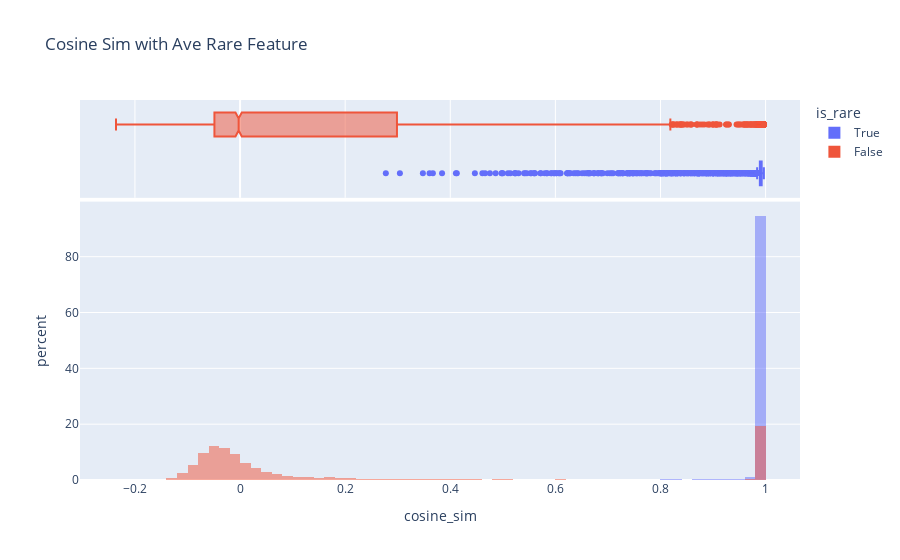

Notebook cell for this chart:
### Markdown cell above
We see that it's clearly bimodal! Let's define rare features as those with freq < 1e-4, and look at the cosine sim of each feature with the average rare feature - we see that almost all rare features correspond to this feature!

### Code cell
is_rare = freqs < 1e-4
rare_enc = encoder.W_enc[:, is_rare]
rare_mean = rare_enc.mean(-1)
px.histogram(utils.to_numpy(rare_mean @ encoder.W_enc / rare_mean.norm() / encoder.W_enc.norm(dim=0)), title="Cosine Sim with Ave Rare Feature", color=utils.to_numpy(is_rare), labels={"color": "is_rare", "count": "percent", "value": "cosine_sim"}, marginal="box", histnorm="percent", barmode='overlay')

### Figure 1 — Plotly figure (JSON) as saved in the notebook; plotly's stock layout.template omitted (floating-point values rounded to 4 significant figures; data arrays with more than 128 entries replaced by an {"elided": "..."} marker saying what was removed)
{"data": [{"alignmentgroup": "True", "bingroup": "x", "histnorm": "percent", "hovertemplate": "is_rare=True<br>cosine_sim=%{x}<br>percent=%{y}<extra></extra>", "legendgroup": "True", "marker": {"color": "#636efa", "opacity": 0.5, "pattern": {"shape": ""}}, "name": "True", "offsetgroup": "True", "orientation": "v", "showlegend": true, "type": "histogram", "x": {"elided": "8248 float values"}, "xaxis": "x", "yaxis": "y"}, {"alignmentgroup": "True", "hovertemplate": "is_rare=True<br>cosine_sim=%{x}<extra></extra>", "legendgroup": "True", "marker": {"color": "#636efa"}, "name": "True", "notched": true, "offsetgroup": "True", "showlegend": false, "type": "box", "x": {"elided": "8248 float values"}, "xaxis": "x2", "yaxis": "y2"}, {"alignmentgroup": "True", "bingroup": "x", "histnorm": "percent", "hovertemplate": "is_rare=False<br>cosine_sim=%{x}<br>percent=%{y}<extra></extra>", "legendgroup": "False", "marker": {"color": "#EF553B", "opacity": 0.5, "pattern": {"shape": ""}}, "name": "False", "offsetgroup": "False", "orientation": "v", "showlegend": true, "type": "histogram", "x": {"elided": "8136 float values"}, "xaxis": "x", "yaxis": "y"}, {"alignmentgroup": "True", "hovertemplate": "is_rare=False<br>cosine_sim=%{x}<extra></extra>", "legendgroup": "False", "marker": {"color": "#EF553B"}, "name": "False", "notched": true, "offsetgroup": "False", "showlegend": false, "type": "box", "x": {"elided": "8136 float values"}, "xaxis": "x2", "yaxis": "y2"}], "layout": {"barmode": "overlay", "legend": {"title": {"text": "is_rare"}, "tracegroupgap": 0}, "title": {"text": "Cosine Sim with Ave Rare Feature"}, "xaxis": {"anchor": "y", "domain": [0, 1], "title": {"text": "cosine_sim"}}, "xaxis2": {"anchor": "y2", "domain": [0, 1], "matches": "x", "showgrid": true, "showticklabels": false}, "yaxis": {"anchor": "x", "domain": [0, 0.7326], "title": {"text": "percent"}}, "yaxis2": {"anchor": "x2", "domain": [0.7426, 1], "matches": "y2", "showgrid": false, "showline": false, "showticklabels": false, "ticks": ""}}}
